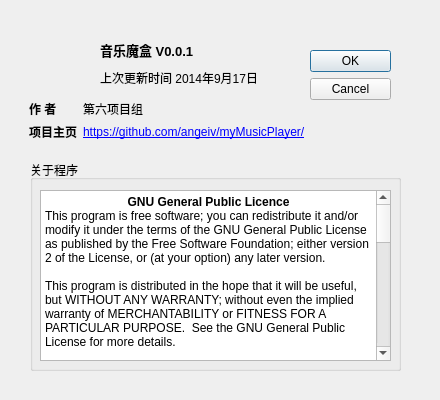
<?xml version="1.0" encoding="UTF-8"?>
<ui version="4.0">
 <class>About</class>
 <widget class="QDialog" name="About">
  <property name="geometry">
   <rect>
    <x>0</x>
    <y>0</y>
    <width>440</width>
    <height>400</height>
   </rect>
  </property>
  <property name="minimumSize">
   <size>
    <width>440</width>
    <height>400</height>
   </size>
  </property>
  <property name="maximumSize">
   <size>
    <width>440</width>
    <height>400</height>
   </size>
  </property>
  <property name="windowTitle">
   <string>关于音乐魔盒</string>
  </property>
  <property name="windowIcon">
   <iconset resource="musicplayer.qrc">
    <normaloff>:/resources/img/headphones.png</normaloff>:/resources/img/headphones.png</iconset>
  </property>
  <widget class="QDialogButtonBox" name="buttonBox">
   <property name="geometry">
    <rect>
     <x>310</x>
     <y>50</y>
     <width>81</width>
     <height>81</height>
    </rect>
   </property>
   <property name="orientation">
    <enum>Qt::Vertical</enum>
   </property>
   <property name="standardButtons">
    <set>QDialogButtonBox::Cancel|QDialogButtonBox::Ok</set>
   </property>
  </widget>
  <widget class="QLabel" name="labelLogo">
   <property name="geometry">
    <rect>
     <x>30</x>
     <y>30</y>
     <width>51</width>
     <height>61</height>
    </rect>
   </property>
   <property name="styleSheet">
    <string notr="true">image: url(:/resources/img/headphones.png);</string>
   </property>
   <property name="text">
    <string/>
   </property>
  </widget>
  <widget class="QLabel" name="labelVersion">
   <property name="geometry">
    <rect>
     <x>100</x>
     <y>40</y>
     <width>121</width>
     <height>21</height>
    </rect>
   </property>
   <property name="text">
    <string>&lt;html&gt;&lt;head/&gt;&lt;body&gt;&lt;p&gt;&lt;span style=&quot; font-size:10pt; font-weight:600;&quot;&gt;音乐魔盒 V0.0.1&lt;/span&gt;&lt;/p&gt;&lt;/body&gt;&lt;/html&gt;</string>
   </property>
  </widget>
  <widget class="QLabel" name="labelUpdate">
   <property name="geometry">
    <rect>
     <x>100</x>
     <y>60</y>
     <width>156</width>
     <height>36</height>
    </rect>
   </property>
   <property name="text">
    <string>上次更新时间 2014年9月17日</string>
   </property>
  </widget>
  <widget class="QWidget" name="formLayoutWidget">
   <property name="geometry">
    <rect>
     <x>29</x>
     <y>100</y>
     <width>300</width>
     <height>41</height>
    </rect>
   </property>
   <layout class="QFormLayout" name="formLayout">
    <item row="0" column="0">
     <widget class="QLabel" name="labelAuthor">
      <property name="text">
       <string>&lt;html&gt;&lt;head/&gt;&lt;body&gt;&lt;p&gt;&lt;span style=&quot; font-weight:600;&quot;&gt;作   者&lt;/span&gt;&lt;/p&gt;&lt;/body&gt;&lt;/html&gt;</string>
      </property>
     </widget>
    </item>
    <item row="1" column="0">
     <widget class="QLabel" name="labelHome">
      <property name="text">
       <string>&lt;html&gt;&lt;head/&gt;&lt;body&gt;&lt;p&gt;&lt;span style=&quot; font-weight:600;&quot;&gt;项目主页&lt;/span&gt;&lt;/p&gt;&lt;/body&gt;&lt;/html&gt;</string>
      </property>
     </widget>
    </item>
    <item row="0" column="1">
     <widget class="QLabel" name="labelAuthorsName">
      <property name="text">
       <string>第六项目组</string>
      </property>
     </widget>
    </item>
    <item row="1" column="1">
     <widget class="QLabel" name="labelPage">
      <property name="text">
       <string>&lt;html&gt;&lt;head/&gt;&lt;body&gt;&lt;p&gt;&lt;a href=&quot;https://github.com/angeiv/myMusicPlayer/&quot;&gt;&lt;span style=&quot; text-decoration: underline; color:#0000ff;&quot;&gt;https://github.com/angeiv/myMusicPlayer/&lt;/span&gt;&lt;/a&gt;&lt;/p&gt;&lt;/body&gt;&lt;/html&gt;</string>
      </property>
     </widget>
    </item>
   </layout>
  </widget>
  <widget class="QGroupBox" name="groupBox">
   <property name="geometry">
    <rect>
     <x>30</x>
     <y>160</y>
     <width>371</width>
     <height>211</height>
    </rect>
   </property>
   <property name="title">
    <string>关于程序</string>
   </property>
  </widget>
  <widget class="QTextEdit" name="textEdit">
   <property name="geometry">
    <rect>
     <x>40</x>
     <y>190</y>
     <width>351</width>
     <height>171</height>
    </rect>
   </property>
   <property name="html">
    <string>&lt;!DOCTYPE HTML PUBLIC &quot;-//W3C//DTD HTML 4.0//EN&quot; &quot;http://www.w3.org/TR/REC-html40/strict.dtd&quot;&gt;
&lt;html&gt;&lt;head&gt;&lt;meta name=&quot;qrichtext&quot; content=&quot;1&quot; /&gt;&lt;style type=&quot;text/css&quot;&gt;
p, li { white-space: pre-wrap; }
&lt;/style&gt;&lt;/head&gt;&lt;body style=&quot; font-family:'SimSun'; font-size:9pt; font-weight:400; font-style:normal;&quot;&gt;
&lt;p align=&quot;center&quot; style=&quot; margin-top:0px; margin-bottom:0px; margin-left:0px; margin-right:0px; -qt-block-indent:0; text-indent:0px;&quot;&gt;&lt;span style=&quot; font-weight:600;&quot;&gt;GNU General Public Licence&lt;/span&gt;&lt;/p&gt;
&lt;p style=&quot; margin-top:0px; margin-bottom:0px; margin-left:0px; margin-right:0px; -qt-block-indent:0; text-indent:0px;&quot;&gt;This program is free software; you can redistribute it and/or modify it under the terms of the GNU General Public License as published by the Free Software Foundation; either version 2 of the License, or (at your option) any later version.&lt;/p&gt;
&lt;p style=&quot;-qt-paragraph-type:empty; margin-top:0px; margin-bottom:0px; margin-left:0px; margin-right:0px; -qt-block-indent:0; text-indent:0px;&quot;&gt;&lt;br /&gt;&lt;/p&gt;
&lt;p style=&quot; margin-top:0px; margin-bottom:0px; margin-left:0px; margin-right:0px; -qt-block-indent:0; text-indent:0px;&quot;&gt;This program is distributed in the hope that it will be useful, but WITHOUT ANY WARRANTY; without even the implied warranty of MERCHANTABILITY or FITNESS FOR A PARTICULAR PURPOSE.  See the GNU General Public License for more details. &lt;/p&gt;
&lt;p style=&quot;-qt-paragraph-type:empty; margin-top:0px; margin-bottom:0px; margin-left:0px; margin-right:0px; -qt-block-indent:0; text-indent:0px;&quot;&gt;&lt;br /&gt;&lt;/p&gt;
&lt;p style=&quot; margin-top:0px; margin-bottom:0px; margin-left:0px; margin-right:0px; -qt-block-indent:0; text-indent:0px;&quot;&gt;You should have received a copy of the GNU General Public License along with this program; if not, write to the Free Software Foundation, Inc., 675 Mass Ave, Cambridge, MA 02139, USA.&lt;/p&gt;
&lt;p style=&quot;-qt-paragraph-type:empty; margin-top:0px; margin-bottom:0px; margin-left:0px; margin-right:0px; -qt-block-indent:0; text-indent:0px;&quot;&gt;&lt;br /&gt;&lt;/p&gt;
&lt;p align=&quot;center&quot; style=&quot; margin-top:0px; margin-bottom:0px; margin-left:0px; margin-right:0px; -qt-block-indent:0; text-indent:0px;&quot;&gt;&lt;span style=&quot; font-weight:600;&quot;&gt;程序说明&lt;/span&gt;&lt;/p&gt;
&lt;p style=&quot; margin-top:0px; margin-bottom:0px; margin-left:0px; margin-right:0px; -qt-block-indent:0; text-indent:0px;&quot;&gt;    音乐魔盒（下简称“程序”）的资源均采自网络，仅供学习交流只用，不可用于商业用途，本程序遵循GNU通用公共许可证（GNU General Public License，GPL），所有人均可可以自由地“使用、复制、修改和发布”本程序。&lt;/p&gt;
&lt;p style=&quot; margin-top:0px; margin-bottom:0px; margin-left:0px; margin-right:0px; -qt-block-indent:0; text-indent:0px;&quot;&gt;    再次感谢网络资源的作者，下面一一列举：&lt;/p&gt;
&lt;p style=&quot; margin-top:0px; margin-bottom:0px; margin-left:0px; margin-right:0px; -qt-block-indent:0; text-indent:0px;&quot;&gt;站酷（ZCOOL） &lt;a href=&quot;http://www.zcool.com.cn/&quot;&gt;&lt;span style=&quot; text-decoration: underline; color:#0000ff;&quot;&gt;http://www.zcool.com.cn/&lt;/span&gt;&lt;/a&gt; 及上面提供素材的作者&lt;/p&gt;
&lt;p style=&quot; margin-top:0px; margin-bottom:0px; margin-left:0px; margin-right:0px; -qt-block-indent:0; text-indent:0px;&quot;&gt;百度音乐 &lt;a href=&quot;http://music.baidu.com/&quot;&gt;&lt;span style=&quot; text-decoration: underline; color:#0000ff;&quot;&gt;http://music.baidu.com/&lt;/span&gt;&lt;/a&gt;&lt;/p&gt;
&lt;p style=&quot; margin-top:0px; margin-bottom:0px; margin-left:0px; margin-right:0px; -qt-block-indent:0; text-indent:0px;&quot;&gt;CSDN博客 &lt;a href=&quot;http://blog.csdn.net/x1135768777/article/details/7459711&quot;&gt;&lt;span style=&quot; text-decoration: underline; color:#0000ff;&quot;&gt;http://blog.csdn.net/x1135768777/article/details/7459711&lt;/span&gt;&lt;/a&gt; 作者 猿贷码&lt;/p&gt;
&lt;p style=&quot; margin-top:0px; margin-bottom:0px; margin-left:0px; margin-right:0px; -qt-block-indent:0; text-indent:0px;&quot;&gt;去除问号按钮 &lt;a href=&quot;http://x-lu.com/2014/01/qt-learn-lu-code.html&quot;&gt;&lt;span style=&quot; text-decoration: underline; color:#0000ff;&quot;&gt;http://x-lu.com/2014/01/qt-learn-lu-code.html&lt;/span&gt;&lt;/a&gt;&lt;/p&gt;
&lt;p style=&quot; margin-top:0px; margin-bottom:0px; margin-left:0px; margin-right:0px; -qt-block-indent:0; text-indent:0px;&quot;&gt;作者 xyun 于 2014年1月1日 发表在 未知路博客&lt;/p&gt;
&lt;p style=&quot;-qt-paragraph-type:empty; margin-top:0px; margin-bottom:0px; margin-left:0px; margin-right:0px; -qt-block-indent:0; text-indent:0px;&quot;&gt;&lt;br /&gt;&lt;/p&gt;
&lt;p align=&quot;center&quot; style=&quot; margin-top:0px; margin-bottom:0px; margin-left:0px; margin-right:0px; -qt-block-indent:0; text-indent:0px;&quot;&gt;&lt;span style=&quot; font-weight:600;&quot;&gt;作者介绍&lt;/span&gt;&lt;/p&gt;
&lt;p style=&quot; margin-top:0px; margin-bottom:0px; margin-left:0px; margin-right:0px; -qt-block-indent:0; text-indent:0px;&quot;&gt;    第六项目组成员信息：&lt;/p&gt;
&lt;p style=&quot; margin-top:0px; margin-bottom:0px; margin-left:0px; margin-right:0px; -qt-block-indent:0; text-indent:0px;&quot;&gt;            组长：张幸(主页 &lt;a href=&quot;http://zhangxing.tk/blog&quot;&gt;&lt;span style=&quot; text-decoration: underline; color:#0000ff;&quot;&gt;http://zhangxing.tk/blog&lt;/span&gt;&lt;/a&gt;)&lt;/p&gt;
&lt;p style=&quot; margin-top:0px; margin-bottom:0px; margin-left:0px; margin-right:0px; -qt-block-indent:0; text-indent:0px;&quot;&gt;            成员：常树森  杨少婷  徐铭  毕景奎&lt;/p&gt;
&lt;p style=&quot;-qt-paragraph-type:empty; margin-top:0px; margin-bottom:0px; margin-left:0px; margin-right:0px; -qt-block-indent:0; text-indent:0px;&quot;&gt;&lt;br /&gt;&lt;/p&gt;
&lt;p align=&quot;center&quot; style=&quot; margin-top:0px; margin-bottom:0px; margin-left:0px; margin-right:0px; -qt-block-indent:0; text-indent:0px;&quot;&gt;&lt;span style=&quot; font-weight:600;&quot;&gt;项目主页&lt;/span&gt;&lt;/p&gt;
&lt;p style=&quot; margin-top:0px; margin-bottom:0px; margin-left:0px; margin-right:0px; -qt-block-indent:0; text-indent:0px;&quot;&gt;    程序代码托管在开源代码托管网站GitHub上，地址：&lt;a href=&quot;https://github.com/angeiv/myMusicPlayer/&quot;&gt;&lt;span style=&quot; text-decoration: underline; color:#0000ff;&quot;&gt;https://github.com/angeiv/myMusicPlayer/&lt;/span&gt;&lt;/a&gt;&lt;/p&gt;&lt;/body&gt;&lt;/html&gt;</string>
   </property>
  </widget>
 </widget>
 <resources>
  <include location="musicplayer.qrc"/>
 </resources>
 <connections>
  <connection>
   <sender>buttonBox</sender>
   <signal>accepted()</signal>
   <receiver>About</receiver>
   <slot>accept()</slot>
   <hints>
    <hint type="sourcelabel">
     <x>248</x>
     <y>254</y>
    </hint>
    <hint type="destinationlabel">
     <x>157</x>
     <y>274</y>
    </hint>
   </hints>
  </connection>
  <connection>
   <sender>buttonBox</sender>
   <signal>rejected()</signal>
   <receiver>About</receiver>
   <slot>reject()</slot>
   <hints>
    <hint type="sourcelabel">
     <x>316</x>
     <y>260</y>
    </hint>
    <hint type="destinationlabel">
     <x>286</x>
     <y>274</y>
    </hint>
   </hints>
  </connection>
 </connections>
</ui>
